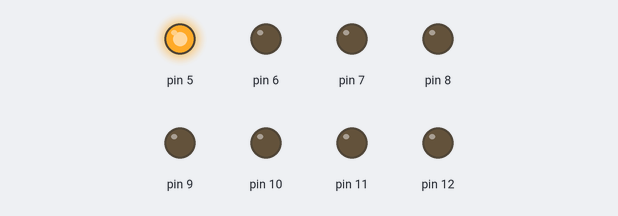
Bench run of a sketch on a simulated Arduino Uno, built with avr-gcc and run on an emulated ATmega328P. Shown: output pins drawn as LEDs (lit = HIGH).

Above: at 0.05 s.
At 0.75 s:
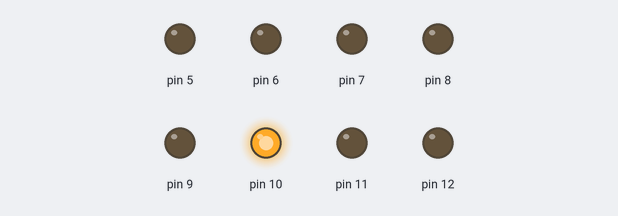
At 1.0 s:
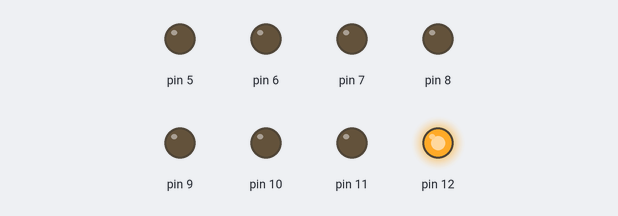
At 1.75 s:
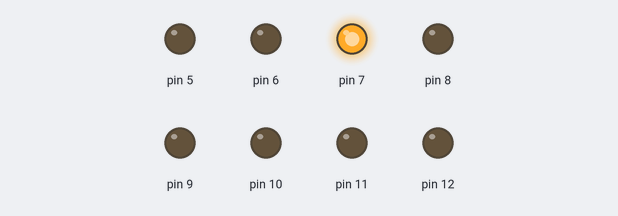
At 2.6 s:
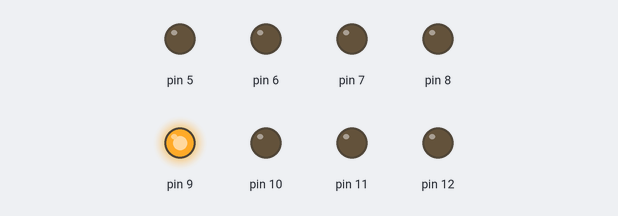
At 4.4 s:
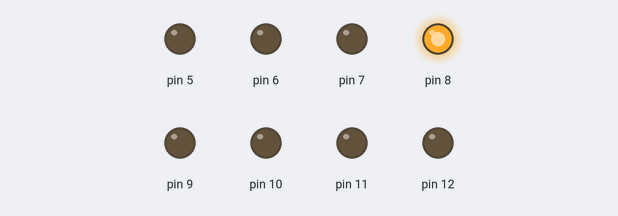
Timing chart, 0 to 4.7 s (numbered marks = the images above):
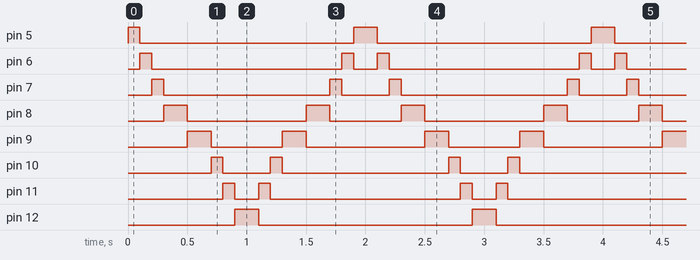

The sketch:

LarsonScanner.ino
```cpp
/*
  Ejemplo 3
  LARSON SCANNER Arduino.
  @skatalites
*/

#define PRIMER_LED  5
#define ULTIMO_LED  12
#define TIEMPO_RETRASO  100
#define TIEMPO_RETRASO2  200

void setup() {
  for (int i = PRIMER_LED; i <= ULTIMO_LED; i++) {
    pinMode(i, OUTPUT);
  }
}

void loop() {

  for (int i = PRIMER_LED; i <= ULTIMO_LED; i++) {

    if (i == 8 or i == 9) {
      digitalWrite(i, HIGH);
      delay(TIEMPO_RETRASO2);
      digitalWrite(i, LOW);
    } else {
      digitalWrite(i, HIGH);
      delay(TIEMPO_RETRASO);
      digitalWrite(i, LOW);
    }
  }

  for (int i = ULTIMO_LED; i >= PRIMER_LED; i--) {

    if (i == 8 or i == 9) {
      digitalWrite(i, HIGH);
      delay(TIEMPO_RETRASO2);
      digitalWrite(i, LOW);
    } else {
      digitalWrite(i, HIGH);
      delay(TIEMPO_RETRASO);
      digitalWrite(i, LOW);
    }
  }
}
```

Measured:
- by itself, pin 5: repeats every 2.0 s: LOW 1.8 s, HIGH 0.20 s
- by itself, pin 6: repeats every 2.0 s: LOW 1.6 s, HIGH 0.10 s, LOW 0.20 s, HIGH 0.10 s
- by itself, pin 7: repeats every 2.0 s: LOW 1.4 s, HIGH 0.10 s, LOW 0.40 s, HIGH 0.10 s
- by itself, pin 8: repeats every 2.0 s: LOW 1.0 s, HIGH 0.20 s, LOW 0.60 s, HIGH 0.20 s
- by itself, pin 9: repeats every 2.0 s: LOW 0.60 s, HIGH 0.20 s, LOW 1.0 s, HIGH 0.20 s
- by itself, pin 10: repeats every 2.0 s: LOW 0.40 s, HIGH 0.10 s, LOW 1.4 s, HIGH 0.10 s
- by itself, pin 11: repeats every 2.0 s: LOW 0.20 s, HIGH 0.10 s, LOW 1.6 s, HIGH 0.10 s
- by itself, pin 12: alternates HIGH for 0.20 s and LOW for 1.8 s
